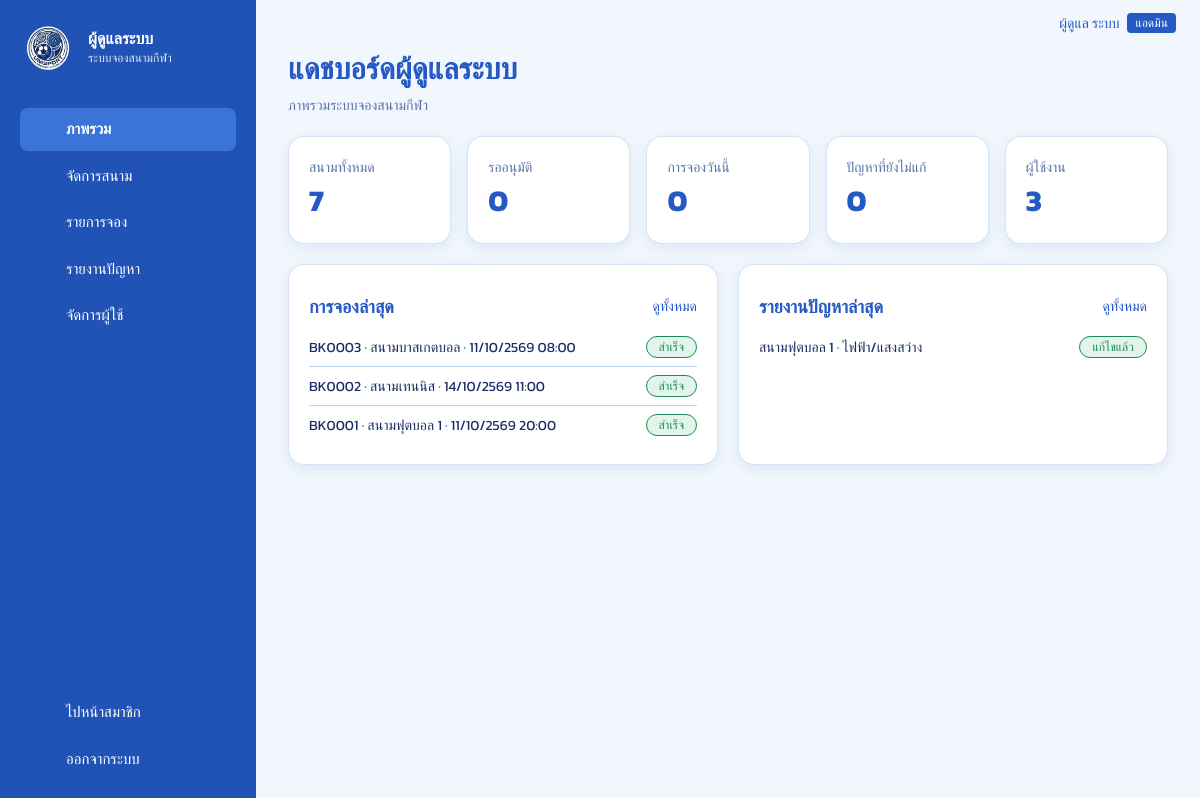
/admin/index.php (signed in), run on the app's committed database.
### tables this page shows
CREATE TABLE `users` (
  `id` int(10) UNSIGNED NOT NULL,
  `member_code` varchar(30) DEFAULT NULL,
  `first_name` varchar(60) NOT NULL,
  `last_name` varchar(60) NOT NULL DEFAULT '',
  `email` varchar(255) NOT NULL,
  `username` varchar(30) DEFAULT NULL,
  `phone` varchar(20) DEFAULT NULL,
  `avatar_url` varchar(500) DEFAULT NULL,
  `password_hash` varchar(255) NOT NULL,
  `role` enum('user','admin') NOT NULL DEFAULT 'user',
  `created_at` timestamp NOT NULL DEFAULT current_timestamp()
);

CREATE TABLE `bookings` (
  `id` int(10) UNSIGNED NOT NULL,
  `code` varchar(12) DEFAULT NULL,
  `user_id` int(10) UNSIGNED NOT NULL,
  `field_id` int(10) UNSIGNED NOT NULL,
  `booking_date` date NOT NULL,
  `start_time` time NOT NULL,
  `end_time` time NOT NULL,
  `participants` int(10) UNSIGNED NOT NULL DEFAULT 1,
  `purpose` varchar(100) DEFAULT NULL,
  `notes` varchar(500) DEFAULT NULL,
  `status` enum('pending','approved','rejected','cancelled','completed') NOT NULL DEFAULT 'pending',
  `created_at` timestamp NOT NULL DEFAULT current_timestamp()
);

CREATE TABLE `fields` (
  `id` int(10) UNSIGNED NOT NULL,
  `code` varchar(10) NOT NULL,
  `name` varchar(80) NOT NULL,
  `sport_type` varchar(40) NOT NULL,
  `location` varchar(120) DEFAULT NULL,
  `description` text DEFAULT NULL,
  `image_url` varchar(500) DEFAULT NULL,
  `facilities` varchar(255) NOT NULL DEFAULT '',
  `status` enum('available','unavailable','maintenance') NOT NULL DEFAULT 'available',
  `created_at` timestamp NOT NULL DEFAULT current_timestamp()
);

CREATE TABLE `reports` (
  `id` int(10) UNSIGNED NOT NULL,
  `user_id` int(10) UNSIGNED NOT NULL,
  `field_id` int(10) UNSIGNED DEFAULT NULL,
  `problem_type` varchar(60) NOT NULL,
  `details` varchar(1000) DEFAULT NULL,
  `found_date` date DEFAULT NULL,
  `found_time` time DEFAULT NULL,
  `photo_url` varchar(500) DEFAULT NULL,
  `status` enum('open','in_progress','resolved') NOT NULL DEFAULT 'open',
  `created_at` timestamp NOT NULL DEFAULT current_timestamp()
);

### admin/index.php (the view, shortened to what this page needs)
<?php
require __DIR__ . '/../includes/bootstrap.php';
require __DIR__ . '/../includes/layout.php';
require_admin();
$c = fn(string $sql, array $p = []) => (int)fetch_val($sql, $p);
$stats = [
    ['สนามทั้งหมด', $c('SELECT COUNT(*) FROM fields'), 'admin/fields.php'],
    ['รออนุมัติ', $c("SELECT COUNT(*) FROM bookings WHERE status='pending'"), 'admin/bookings.php?status=pending'],
    ['การจองวันนี้', $c('SELECT COUNT(*) FROM bookings WHERE booking_date = ?', [today()]), 'admin/bookings.php?from=' . today() . '&to=' . today()],
    ['ปัญหาที่ยังไม่แก้', $c("SELECT COUNT(*) FROM reports WHERE status <> 'resolved'"), 'admin/reports.php'],
    ['ผู้ใช้งาน', $c('SELECT COUNT(*) FROM users'), 'admin/users.php'],
];
$bookings = fetch_all('SELECT b.*, f.name AS field_name FROM bookings b JOIN fields f ON f.id=b.field_id ORDER BY b.created_at DESC, b.id DESC LIMIT 6');
$reports  = fetch_all('SELECT r.*, f.name AS field_name FROM reports r LEFT JOIN fields f ON f.id=r.field_id ORDER BY r.created_at DESC, r.id DESC LIMIT 6');
shell_start('ภาพรวมผู้ดูแลระบบ', 'overview', true);
page_title('แดชบอร์ดผู้ดูแลระบบ', 'ภาพรวมระบบจองสนามกีฬา');
?>
<div class="grid g5">
  <?php foreach ($stats as [$l, $v, $to]): ?>
    <a class="card stat-link pressable" href="<?= h(url($to)) ?>"><div class="muted" style="font-size:14px"><?= h($l) ?></div><div class="v"><?= $v ?></div></a>
  <?php endforeach; ?>
</div>
<div class="grid g2 mt" style="gap:20px">
  <div class="card pad">
    <div class="row-line" style="border:0"><h2 class="h-sec" style="margin:0">การจองล่าสุด</h2><a href="<?= h(url('admin/bookings.php')) ?>" style="font-size:14px">ดูทั้งหมด</a></div>
    <?php foreach ($bookings as $b): ?>
      <div class="row-line"><span><?= h($b['code']) ?> · <?= h($b['field_name']) ?> · <?= h(thai_date($b['booking_date'])) ?> <?= h(hm($b['start_time'])) ?></span><?= pill(BOOKING_STATUS, $b['status']) ?></div>
    <?php endforeach; ?>
  </div>
  <div class="card pad">
    <div class="row-line" style="border:0"><h2 class="h-sec" style="margin:0">รายงานปัญหาล่าสุด</h2><a href="<?= h(url('admin/reports.php')) ?>" style="font-size:14px">ดูทั้งหมด</a></div>
    <?php foreach ($reports as $r): ?>
      <div class="row-line"><span><?= h($r['field_name'] ?? '-') ?> · <?= h($r['problem_type']) ?></span><?= pill(REPORT_STATUS, $r['status']) ?></div>
    <?php endforeach; ?>
  </div>
</div>
<?php shell_end();

### includes/layout.php (shortened to what this page needs)
<?php
function asset(string $p): string
{
    $file = ROOT_DIR . '/assets/' . ltrim($p, '/');
    return url('assets/' . ltrim($p, '/')) . (is_file($file) ? '?v=' . filemtime($file) : '');
}
function page_head(string $title, string $bodyClass = ''): void
{
    ?>
<!doctype html>
<html lang="th">
<head>
<link rel="stylesheet" href="<?= h(asset('css/style.css')) ?>">
</head>
<body class="<?= h($bodyClass) ?>">
<?php
}
function page_foot(): void
{
    ?>
</body>
</html>
<?php
}
function brand(string $title = APP_NAME, string $sub = 'มหาวิทยาลัย'): string
{
  return '<div class="brand"><img class="brand-logo" src="' . h(asset('logo.png')) . '" alt="โลโก้"><div class="brand-text"><div class="brand-title">'
        . h($title) . '</div><div class="brand-sub">' . h($sub) . '</div></div></div>';
}
function nav_icon(string $name): string
{
  return '<svg class="side-icon" aria-hidden="true" viewBox="0 0 24 24">' . ($paths[$name] ?? '') . '</svg>';
}
function admin_nav(): array
{
    return [
    'overview' => ['admin/index.php', 'overview', 'ภาพรวม'],
    'fields'   => ['admin/fields.php', 'pin', 'จัดการสนาม'],
    'bookings' => ['admin/bookings.php', 'calendar', 'รายการจอง'],
    'reports'  => ['admin/reports.php', 'alert', 'รายงานปัญหา'],
    'users'    => ['admin/users.php', 'users', 'จัดการผู้ใช้'],
    ];
}
function shell_start(string $title, string $active, bool $admin = false): void
{
    $u   = current_user();
    $nav = $admin ? admin_nav() : member_nav();
    page_head($title);
    ?>
<div class="shell">
  <aside class="sidebar" id="sidebar">
    <?= brand($admin ? 'ผู้ดูแลระบบ' : APP_NAME, $admin ? APP_NAME : 'มหาวิทยาลัย') ?>
    <nav class="side-nav">
      <?php foreach ($nav as $key => [$href, $icon, $label]): ?>
        <a href="<?= h(url($href)) ?>" class="side-link pressable <?= $key === $active ? 'active' : '' ?>"><span class="ico"><?= nav_icon($icon) ?></span> <?= h($label) ?></a>
      <?php endforeach; ?>
    </nav>
    <div class="side-bottom">
      <?php if ($u && $u['role'] === 'admin'): ?>
        <a class="side-link" href="<?= h(url($admin ? 'dashboard.php' : 'admin/index.php')) ?>"><span class="ico"><?= nav_icon('shield') ?></span> <?= $admin ? 'ไปหน้าสมาชิก' : 'หน้าผู้ดูแลระบบ' ?></a>
      <?php endif; ?>
      <form method="post" action="<?= h(url('logout.php')) ?>">
        <button class="side-link side-btn" type="submit"><span class="ico"><?= nav_icon('logout') ?></span> ออกจากระบบ</button>
      </form>
    </div>
  </aside>
  <main class="main">
    <header class="topbar">
      <div class="topbar-user">
        <?php if (!empty($u['avatar_url'])): ?>
          <img class="avatar-sm" src="<?= h(img_url($u['avatar_url'])) ?>" alt="" onerror="this.remove()">
        <?php else: ?><span class="ico"><?= nav_icon('user') ?></span><?php endif; ?>
        <?= h(user_name($u) ?: ($u['email'] ?? '')) ?>
        <?php if ($u && $u['role'] === 'admin'): ?><span class="badge-admin">แอดมิน</span><?php endif; ?>
      </div>
    </header>
    <div class="content">
<?php
}
function shell_end(): void
{
    echo "    </div>\n  </main>\n</div>\n";
    page_foot();
}
function page_title(string $title, string $sub = '', string $actionHtml = ''): void
{
    echo '<div class="page-title"><div><h1>' . h($title) . '</h1>'
        . ($sub !== '' ? '<p class="muted">' . $sub . '</p>' : '')
        . '</div>' . $actionHtml . '</div>';
}

### includes/bootstrap.php (shortened to what this page needs)
<?php
function url(string $path = ''): string
{
    return BASE_URL . '/' . ltrim($path, '/');
}
function h(mixed $s): string
{
    return htmlspecialchars((string)($s ?? ''), ENT_QUOTES | ENT_SUBSTITUTE, 'UTF-8');
}
function db(): PDO
{
    static $pdo = null;
    if ($pdo instanceof PDO) {
        return $pdo;
    }
    $dsn = sprintf('mysql:host=%s;port=%d;dbname=%s;charset=utf8mb4', DB_HOST, DB_PORT, DB_NAME);
    try {
        $pdo = new PDO($dsn, DB_USER, DB_PASS, [
            PDO::ATTR_ERRMODE            => PDO::ERRMODE_EXCEPTION,
            PDO::ATTR_DEFAULT_FETCH_MODE => PDO::FETCH_ASSOC,
            PDO::ATTR_EMULATE_PREPARES   => false,
            PDO::MYSQL_ATTR_INIT_COMMAND => "SET NAMES utf8mb4, time_zone = '+07:00'",
        ]);
    } catch (PDOException $e) {
        error_log('DB connect failed: ' . $e->getMessage());
        $unknownDb = (int)$e->getCode() === 1049;
        $msg  = '<p>เชื่อมต่อฐานข้อมูลไม่สำเร็จ</p><ol>';
        $msg .= '<li>เปิด <b>XAMPP Control Panel</b> แล้วกด <b>Start</b> ที่ <b>MySQL</b></li>';
        $msg .= $unknownDb
            ? '<li>ยังไม่มีฐานข้อมูล <code>' . h(DB_NAME) . '</code> — เปิด <a href="' . h(url('install.php')) . '">install.php</a> หรือ import ไฟล์ <code>database.sql</code> ใน phpMyAdmin</li>'
            : '<li>ตรวจค่า <code>DB_HOST / DB_PORT / DB_USER / DB_PASS</code> ในไฟล์ <code>includes/config.php</code></li>';
        $msg .= '</ol>' . (APP_DEBUG ? '<p><code>' . h($e->getMessage()) . '</code></p>' : '');
        fatal_page('เชื่อมต่อฐานข้อมูลไม่ได้', $msg);
    }
    return $pdo;
}
function q(string $sql, array $params = []): PDOStatement
{
    $st = db()->prepare($sql);
    $st->execute($params);
    return $st;
}
function fetch_all(string $sql, array $params = []): array { return q($sql, $params)->fetchAll(); }
function fetch_one(string $sql, array $params = []): ?array { $r = q($sql, $params)->fetch(); return $r === false ? null : $r; }
function current_user(bool $refresh = false): ?array
{
    static $cache = false;
    if ($cache !== false) {
        return $cache;
    }
    $id = (int)($_SESSION['uid'] ?? 0);
    $cache = $id ? fetch_one('SELECT * FROM users WHERE id = ?', [$id]) : null;
    return $cache;
}
function user_name(?array $u): string
{
    return $u ? trim($u['first_name'] . ' ' . $u['last_name']) : '';
}
function require_admin(): array
{
    $u = current_user();
    return $u;
}
function pill(array $map, string $key): string
{
    [$label, $tone] = $map[$key] ?? [$key, 'warn'];
    return '<span class="pill pill-' . h($tone) . '">' . h($label) . '</span>';
}
function thai_date(?string $d): string
{
    $ts = strtotime(substr($d, 0, 10));
    return $ts ? date('d/m/', $ts) . ((int)date('Y', $ts) + 543) : '-';
}
function hm(?string $t): string { return $t ? substr($t, 0, 5) : '-'; }

### assets/css/style.css (style rules this page uses)
:root { --bg: #f1f7fc; --fg: #1b2c66; --card: #fff; --primary: #2559c4; --primary-fg: #fff; --secondary: #e4eefa; --accent: #dce9fb; --muted: #5a74a8; --border: #bcd3f0; --input: #6c9bea; --ring: #3d7be0; --sidebar: #2152b5; --sidebar-accent: #3a74d8; --success: #1f8a57; --success-soft: #e1f5ea; --warning: #b27d0c; --warning-soft: #fcf1d4; --danger: #dc2626; --danger-soft: #fde8e6; --hero-overlay: rgba(23, 53, 138, .78); --radius: 12px; }
*, *::before, *::after { box-sizing: border-box; }
html { -webkit-text-size-adjust: 100%; }
body { margin: 0; background: var(--bg); color: var(--fg); font-family: "Kanit", "Leelawadee UI", Tahoma, system-ui, sans-serif; line-height: 1.5; }
a { color: var(--primary); text-decoration: none; }
img { max-width: 100%; }
h1, h2, h3 { margin: 0; }
.muted { color: var(--muted); }
.card { background: var(--card); border: 1px solid rgba(188, 211, 240, .6); border-radius: 16px; box-shadow: 0 4px 14px rgba(37, 89, 196, .1); }
.pad { padding: 20px; }
.pressable { transition: transform .15s ease, box-shadow .15s ease, background-color .15s ease; }
a.pressable, a.card { color: inherit; text-decoration: none; }
.pill { display: inline-flex; align-items: center; white-space: nowrap; border: 1px solid; border-radius: 999px; padding: 1px 12px; font-size: 12px; font-weight: 500; }
.pill-ok { color: var(--success); border-color: var(--success); background: var(--success-soft); }
.badge-admin { background: var(--primary); color: #fff; font-size: 12px; padding: 1px 8px; border-radius: 4px; }
.shell { min-height: 100vh; display: flex; }
.sidebar { width: 256px; flex: none; background: var(--sidebar); color: #fff; padding: 20px; display: flex; flex-direction: column; position: sticky; top: 0; height: 100vh; overflow-y: auto; z-index: 40; }
.side-nav { margin-top: 32px; display: flex; flex-direction: column; gap: 4px; }
.side-link { display: flex; align-items: center; gap: 12px; padding: 10px 12px; border-radius: 8px; color: #fff; font-size: 15px; text-decoration: none !important; background: none; border: 0; font-family: inherit; cursor: pointer; width: 100%; text-align: left; }
.side-link.active { background: var(--sidebar-accent); font-weight: 600; }
.ico { display: inline-flex; align-items: center; justify-content: center; width: 22px; flex: none; line-height: 0; }
.side-icon { display: block; width: 22px; height: 22px; fill: none; stroke: currentColor; stroke-width: 2; stroke-linecap: round; stroke-linejoin: round; }
.side-bottom { margin-top: auto; display: flex; flex-direction: column; gap: 4px; padding-top: 16px; }
.main { flex: 1; min-width: 0; }
.topbar { display: flex; align-items: center; justify-content: space-between; padding: 12px 24px; }
.topbar-user { margin-left: auto; display: flex; align-items: center; gap: 8px; font-size: 14px; color: var(--primary); }
.content { padding: 0 32px 40px; }
.page-title { display: flex; flex-wrap: wrap; align-items: flex-end; justify-content: space-between; gap: 12px; margin-bottom: 20px; }
.page-title h1 { font-size: 30px; font-weight: 700; color: var(--primary); }
.page-title p { margin: 4px 0 0; font-size: 14px; }
.brand { display: flex; align-items: center; gap: 12px; }
.brand-logo { width: 56px; height: 56px; border-radius: 50%; object-fit: cover; flex: none; }
.brand-title { font-weight: 600; line-height: 1.2; }
.brand-sub { font-size: 12px; opacity: .85; }
.grid { display: grid; gap: 16px; }
.g2 { grid-template-columns: repeat(2, 1fr); }
.g5 { grid-template-columns: repeat(5, 1fr); }
.mt { margin-top: 20px; }
.row-line { display: flex; justify-content: space-between; align-items: center; gap: 8px; padding: 8px 0; border-bottom: 1px solid var(--border); font-size: 14px; }
.row-line:last-child { border-bottom: 0; }
.h-sec { font-size: 18px; font-weight: 700; color: var(--primary); margin-bottom: 12px; }
.stat-link { display: block; padding: 20px; }
.stat-link .v { font-size: 30px; font-weight: 700; color: var(--primary); }

### data on the page
users: user_name($u) ?: ($u['email'] ?? '') "ผู้ดูแล ระบบ"
bookings: code "BK0003", field.name "สนามบาสเกตบอล", booking_date "11/10/2569", start_time "08:00", label "สำเร็จ"
bookings: code "BK0002", field.name "สนามเทนนิส", booking_date "14/10/2569", start_time "11:00", label "สำเร็จ"
bookings: code "BK0001", field.name "สนามฟุตบอล 1", booking_date "11/10/2569", start_time "20:00", label "สำเร็จ"
reports: field.name "สนามฟุตบอล 1", problem_type "ไฟฟ้า/แสงสว่าง", label "แก้ไขแล้ว"

### other printed values
$title "ผู้ดูแลระบบ"
$sub "ระบบจองสนามกีฬา"
$label "ภาพรวม"
$label "จัดการสนาม"
$label "รายการจอง"
$label "รายงานปัญหา"
$label "จัดการผู้ใช้"
$title "แดชบอร์ดผู้ดูแลระบบ"
$sub "ภาพรวมระบบจองสนามกีฬา"
$l "สนามทั้งหมด"
$v "7"
$l "รออนุมัติ"
$v "0"
$l "การจองวันนี้"
$l "ปัญหาที่ยังไม่แก้"
